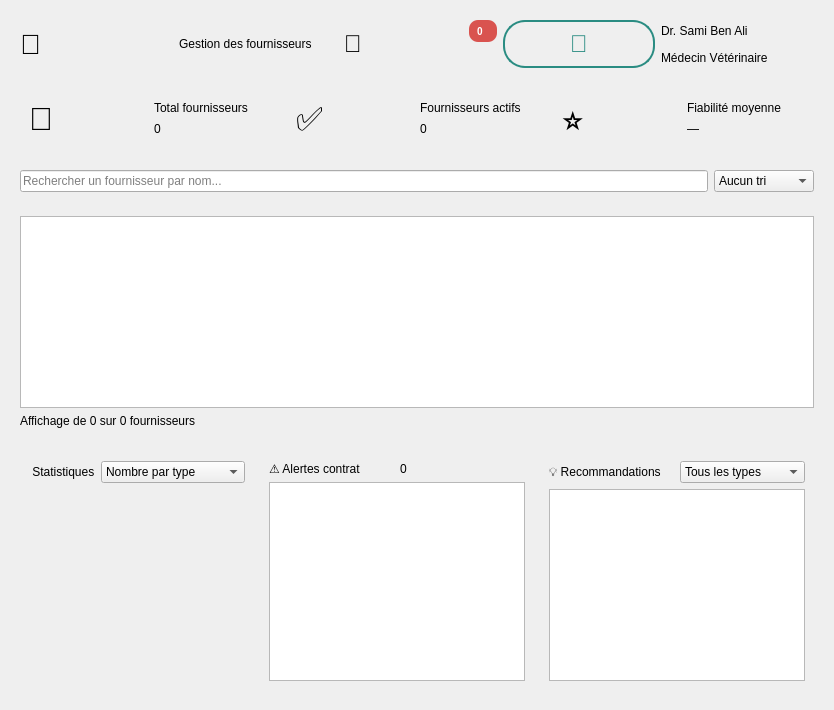
         <widget class="QFrame" name="frame_content">
          <layout class="QVBoxLayout" name="layout_content">
           <item>
            <widget class="QFrame" name="frame_header">
             <layout class="QHBoxLayout" name="layout_header">
              <item>
               <widget class="QLabel" name="label_title_icon">
                <property name="text">
                 <string>🚚</string>
                </property>
                <property name="styleSheet">
                 <string>font-size: 28px;</string>
                </property>
               </widget>
              </item>
              <item>
               <widget class="QLabel" name="label_page_title">
                <property name="text">
                 <string>Gestion des fournisseurs</string>
                </property>
               </widget>
              </item>
              <item>
               <spacer name="hSpacer_header">
                <property name="orientation">
                 <enum>Qt::Horizontal</enum>
                </property>
               </spacer>
              </item>
              <item>
               <widget class="QFrame" name="frame_bell_container">
                <property name="frameShape">
                 <enum>QFrame::NoFrame</enum>
                </property>
                <layout class="QGridLayout" name="layout_bell_grid">
                 <property name="leftMargin">
                  <number>0</number>
                 </property>
                 <property name="topMargin">
                  <number>0</number>
                 </property>
                 <property name="rightMargin">
                  <number>0</number>
                 </property>
                 <property name="bottomMargin">
                  <number>0</number>
                 </property>
                 <item row="0" column="0">
                  <widget class="QLabel" name="label_bell">
                   <property name="text">
                    <string>🔔</string>
                   </property>
                   <property name="styleSheet">
                    <string>font-size: 24px;</string>
                   </property>
                  </widget>
                 </item>
                 <item row="0" column="0" alignment="Qt::AlignTop|Qt::AlignRight">
                  <widget class="QLabel" name="label_notif_badge">
                   <property name="text">
                    <string>0</string>
                   </property>
                   <property name="styleSheet">
                    <string>background-color: #D9534F; color: white; border-radius: 9px; font-size: 10px; font-weight: bold; padding: 2px 5px; min-width: 18px; min-height: 18px; qproperty-alignment: AlignCenter;</string>
                   </property>
                  </widget>
                 </item>
                </layout>
               </widget>
              </item>
              <item>
               <widget class="QLabel" name="label_avatar">
                <property name="text">
                 <string>👤</string>
                </property>
                <property name="alignment">
                 <set>Qt::AlignCenter</set>
                </property>
                <property name="styleSheet">
                 <string>font-size: 24px; color: #2A8C82; border: 2px solid #2A8C82; border-radius: 22px; min-width: 44px; min-height: 44px;</string>
                </property>
               </widget>
              </item>
              <item>
               <layout class="QVBoxLayout" name="layout_user">
                <item>
                 <widget class="QLabel" name="label_user_name">
                  <property name="text">
                   <string>Dr. Sami Ben Ali</string>
                  </property>
                 </widget>
                </item>
                <item>
                 <widget class="QLabel" name="label_user_role">
                  <property name="text">
                   <string>Médecin Vétérinaire</string>
                  </property>
                 </widget>
                </item>
               </layout>
              </item>
             </layout>
            </widget>
           </item>
           <item>
            <widget class="QFrame" name="frame_kpis">
             <layout class="QHBoxLayout" name="layout_kpis">
              <item>
               <widget class="QFrame" name="card_kpi1">
                <layout class="QHBoxLayout" name="layout_kpi1">
                 <item>
                  <widget class="QLabel" name="label_kpi1_icon">
                   <property name="text">
                    <string>🚚</string>
                   </property>
                   <property name="styleSheet">
                    <string>font-size: 32px;</string>
                   </property>
                  </widget>
                 </item>
                 <item>
                  <layout class="QVBoxLayout" name="layout_kpi1_txt">
                   <item>
                    <widget class="QLabel" name="label_kpi1_title">
                     <property name="text">
                      <string>Total fournisseurs</string>
                     </property>
                     <property name="alignment">
                      <set>Qt::AlignLeft</set>
                     </property>
                    </widget>
                   </item>
                   <item>
                    <widget class="QLabel" name="label_kpi1_value">
                     <property name="text">
                      <string>0</string>
                     </property>
                     <property name="alignment">
                      <set>Qt::AlignLeft</set>
                     </property>
                    </widget>
                   </item>
                  </layout>
                 </item>
                </layout>
               </widget>
              </item>
              <item>
               <widget class="QFrame" name="card_kpi2">
                <layout class="QHBoxLayout" name="layout_kpi2">
                 <item>
                  <widget class="QLabel" name="label_kpi2_icon">
                   <property name="text">
                    <string>✅</string>
                   </property>
                   <property name="styleSheet">
                    <string>font-size: 32px;</string>
                   </property>
                  </widget>
                 </item>
                 <item>
                  <layout class="QVBoxLayout" name="layout_kpi2_txt">
                   <item>
                    <widget class="QLabel" name="label_kpi2_title">
                     <property name="text">
                      <string>Fournisseurs actifs</string>
                     </property>
                     <property name="alignment">
                      <set>Qt::AlignLeft</set>
                     </property>
                    </widget>
                   </item>
                   <item>
                    <widget class="QLabel" name="label_kpi2_value">
                     <property name="text">
                      <string>0</string>
                     </property>
                     <property name="alignment">
                      <set>Qt::AlignLeft</set>
                     </property>
                    </widget>
                   </item>
                  </layout>
                 </item>
                </layout>
               </widget>
              </item>
              <item>
               <widget class="QFrame" name="card_kpi3">
                <layout class="QHBoxLayout" name="layout_kpi3">
                 <item>
                  <widget class="QLabel" name="label_kpi3_icon">
                   <property name="text">
                    <string>⭐</string>
                   </property>
                   <property name="styleSheet">
                    <string>font-size: 32px;</string>
                   </property>
                  </widget>
                 </item>
                 <item>
                  <layout class="QVBoxLayout" name="layout_kpi3_txt">
                   <item>
                    <widget class="QLabel" name="label_kpi3_title">
                     <property name="text">
                      <string>Fiabilité moyenne</string>
                     </property>
                     <property name="alignment">
                      <set>Qt::AlignLeft</set>
                     </property>
                    </widget>
                   </item>
                   <item>
                    <widget class="QLabel" name="label_kpi3_value">
                     <property name="text">
                      <string>—</string>
                     </property>
                     <property name="alignment">
                      <set>Qt::AlignLeft</set>
                     </property>
                    </widget>
                   </item>
                  </layout>
                 </item>
                </layout>
               </widget>
              </item>
             </layout>
            </widget>
           </item>
           <item>
            <widget class="QFrame" name="frame_toolbar">
             <layout class="QHBoxLayout" name="layout_toolbar">
              <item>
               <widget class="QLineEdit" name="lineEdit_recherche">
                <property name="placeholderText">
                 <string>Rechercher un fournisseur par nom...</string>
                </property>
               </widget>
              </item>
              <item>
               <widget class="QComboBox" name="comboBox_tri">
                <item>
                 <property name="text">
                  <string>Aucun tri</string>
                 </property>
                </item>
                <item>
                 <property name="text">
                  <string>Nom (A → Z)</string>
                 </property>
                </item>
                <item>
                 <property name="text">
                  <string>Nom (Z → A)</string>
                 </property>
                </item>
               </widget>
              </item>
             </layout>
            </widget>
           </item>
           <item>
            <widget class="QFrame" name="frame_table">
             <layout class="QVBoxLayout" name="layout_table">
              <item>
               <widget class="QTableWidget" name="tableWidget_fournisseurs" />
              </item>
              <item>
               <widget class="QLabel" name="label_table_footer">
                <property name="text">
                 <string>Affichage de 0 sur 0 fournisseurs</string>
                </property>
               </widget>
              </item>
             </layout>
            </widget>
           </item>
           <item>
            <widget class="QFrame" name="frame_bottom">
             <layout class="QHBoxLayout" name="layout_bottom">
              <item>
               <widget class="QFrame" name="card_chart">
                <layout class="QVBoxLayout" name="layout_card_chart">
                 <item>
                  <layout class="QHBoxLayout" name="layout_chart_head">
                   <item>
                    <widget class="QLabel" name="label_chart_title">
                     <property name="text">
                      <string> Statistiques</string>
                     </property>
                    </widget>
                   </item>
                   <item>
                    <widget class="QComboBox" name="comboBox_chart">
                     <item>
                      <property name="text">
                       <string>Nombre par type</string>
                      </property>
                     </item>
                     <item>
                      <property name="text">
                       <string>Répartition par statut</string>
                      </property>
                     </item>
                    </widget>
                   </item>
                  </layout>
                 </item>
                 <item>
                  <widget class="QFrame" name="frame_chart">
                   <property name="minimumSize">
                    <size>
                     <width>0</width>
                     <height>180</height>
                    </size>
                   </property>
                   <layout class="QVBoxLayout" name="layout_chart_container" />
                  </widget>
                 </item>
                </layout>
               </widget>
              </item>
              <item>
               <widget class="QFrame" name="card_alerts">
                <layout class="QVBoxLayout" name="layout_card_alerts">
                 <item>
                  <layout class="QHBoxLayout" name="layout_alerts_head">
                   <item>
                    <widget class="QLabel" name="label_alerts_title">
                     <property name="text">
                      <string>⚠️ Alertes contrat</string>
                     </property>
                    </widget>
                   </item>
                   <item>
                    <widget class="QLabel" name="label_alerts_badge">
                     <property name="text">
                      <string>0</string>
                     </property>
                    </widget>
                   </item>
                  </layout>
                 </item>
                 <item>
                  <widget class="QListWidget" name="listWidget_alertes" />
                 </item>
                </layout>
               </widget>
              </item>
              <item>
               <widget class="QFrame" name="card_suggestions">
                <layout class="QVBoxLayout" name="layout_card_sugg">
                 <item>
                  <layout class="QHBoxLayout" name="layout_sugg_head">
                   <item>
                    <widget class="QLabel" name="label_sugg_title">
                     <property name="text">
                      <string>💡 Recommandations</string>
                     </property>
                    </widget>
                   </item>
                   <item>
                    <widget class="QComboBox" name="comboBox_rec_type">
                     <item>
                      <property name="text">
                       <string>Tous les types</string>
                      </property>
                     </item>
                     <item>
                      <property name="text">
                       <string>Alimentation</string>
                      </property>
                     </item>
                     <item>
                      <property name="text">
                       <string>Médicaments</string>
                      </property>
                     </item>
                     <item>
                      <property name="text">
                       <string>Équipement</string>
                      </property>
                     </item>
                    </widget>
                   </item>
                  </layout>
                 </item>
                 <item>
                  <widget class="QListWidget" name="listWidget_suggestions" />
                 </item>
                </layout>
               </widget>
              </item>
             </layout>
            </widget>
           </item>
          </layout>
         </widget>
